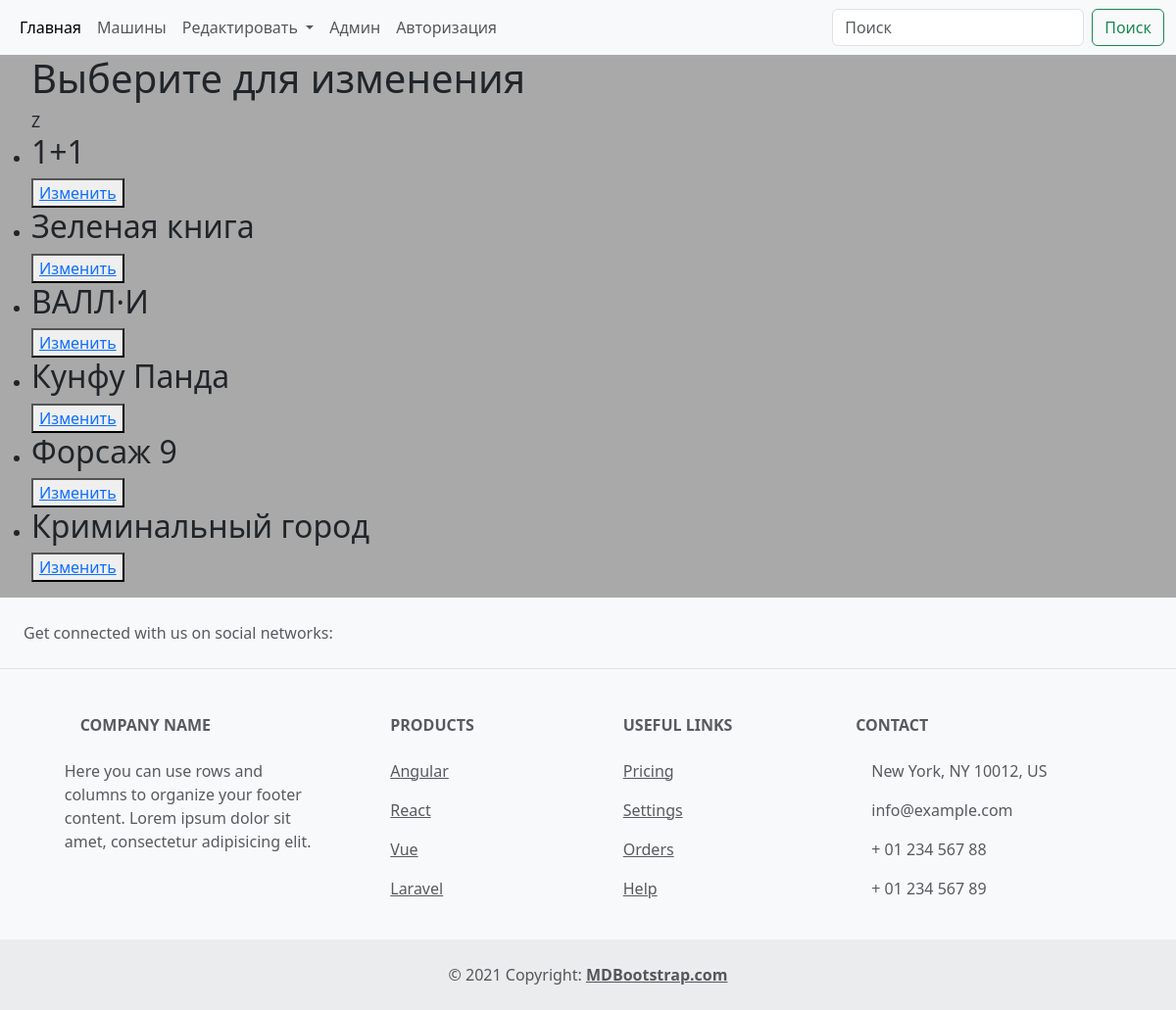
Screenshot of /tv_shows_list_update/ with the database file from the repository.
### tv_shows/models.py (models this page shows, shortened)
class TvShow(models.Model):
    TYPE_TVSHOW = (
        ('Драма', 'Драма'),
        ('Мелодрама', 'Мелодрама'),
        ('Боевик', 'Боевик'),
        ('Вестерн', 'Вестерн'),
        ('Фэнтези', 'Фэнтези'),
        ('Исторические', 'Исторические'),
        ('Комедия', 'Комедия'),
    )
    title = models.CharField(max_length=100, verbose_name="Укажите названия фильма")
    description = models.TextField(verbose_name="Описание фильма", blank=True)
    image = models.ImageField(upload_to='films/', verbose_name="Фото фильма", blank=True)
    price = models.PositiveIntegerField(verbose_name="Укажите цену фильма", blank=True)
    genre = models.CharField(max_length=100, choices=TYPE_TVSHOW)
    author = models.CharField(max_length=100, verbose_name="Автор фильма", blank=True)
    trailer = models.URLField(verbose_name="Ссылка на трейлер")

### tv_shows/views.py (the view)
# urls.py: path('tv_shows_list_update/', views.tv_shows_edit_view, name="tv_shows_list_update"),
def tv_shows_edit_view(request):
    if request.method == 'GET':
        tv_shows_update = models.TvShow.objects.all()
        return render(request, 'crud/update/tv_shows_list_update.html',
                      {'tv_shows_update': tv_shows_update})

### templates/crud/update/tv_shows_list_update.html
{% include 'tv/header.html' %}
<ul>
<h1>Выберите для изменения</h1>Z
    {% for i in tv_shows_update %}
    <li>
        <h2>{{i.title}}</h2>
        <button><a href="/tv_shows_update/{{i.id}}/update/">Изменить</a></button>
    </li>
    {% endfor %}
</ul>
{% include 'tv/footer.html' %}

### templates/tv/header.html (style rules this page uses)
body { background-color: darkgrey; }

### rows the page displays
TvShow: title "1+1"
TvShow: title "Зеленая книга"
TvShow: title "ВАЛЛ·И"
TvShow: title "Кунфу Панда"
TvShow: title "Форсаж 9"
TvShow: title "Криминальный город"
